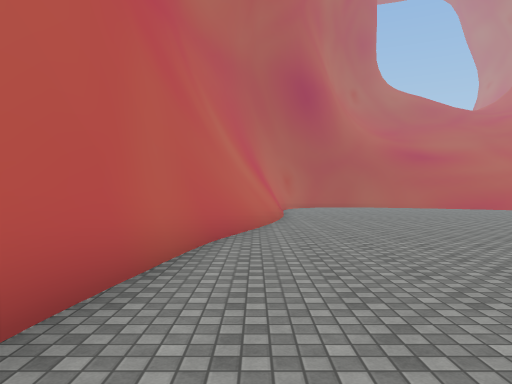
view 1 (above)

20 first-person views from a walk through a 3-D level made in the Unity game engine. The camera is 1.5 m above the floor, looks level and sees 70° across. The floor is counted in squares, 2 m on a side. Each view is taken from the middle of a square. On the plan, view 1 faces up. The plan holds only what a view shows up to about 11 squares ahead; the rest is blank. The place goes on beyond the plan. Some surface patterns are stand-ins.

view 2
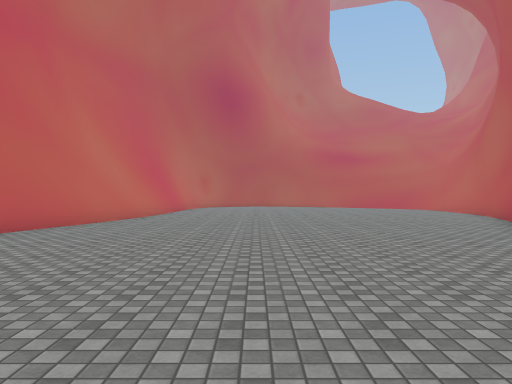

view 3
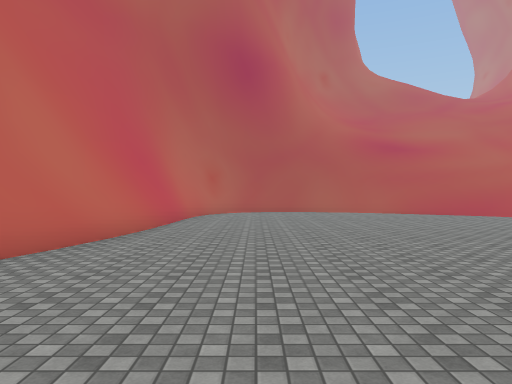

view 4
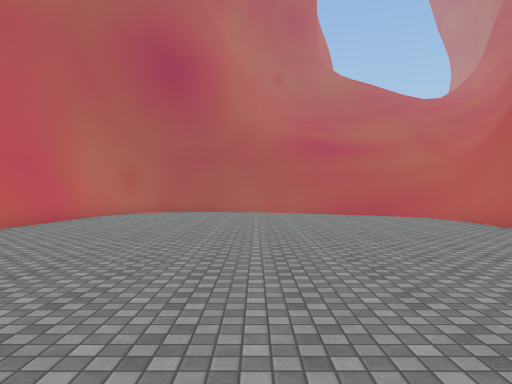

view 5
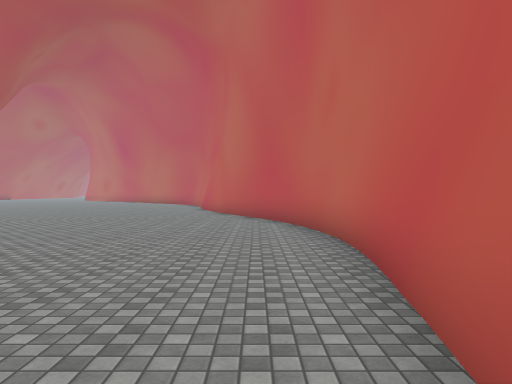

view 6
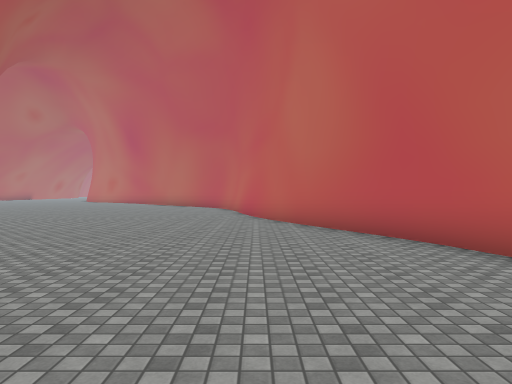

view 7
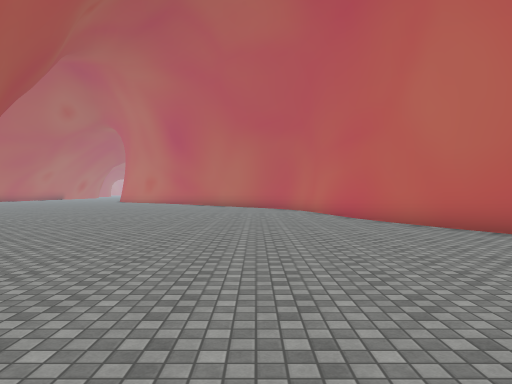

view 8
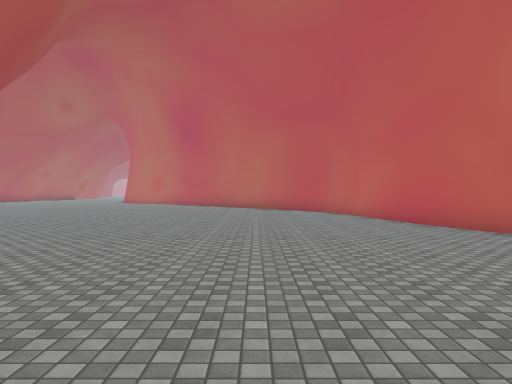

view 9
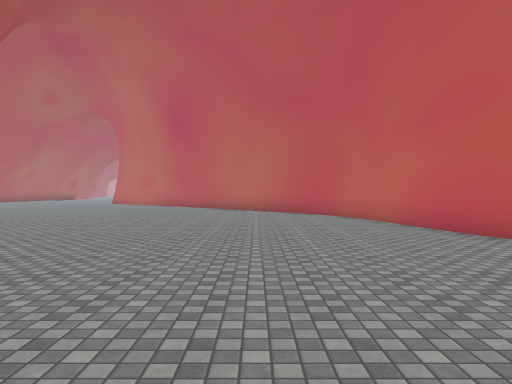

view 10
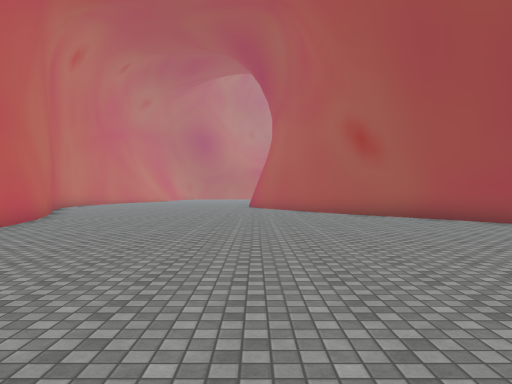

view 11
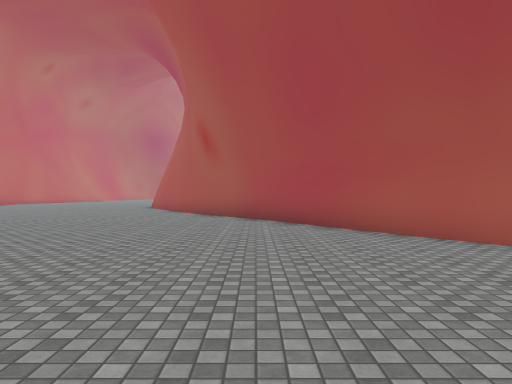

view 12
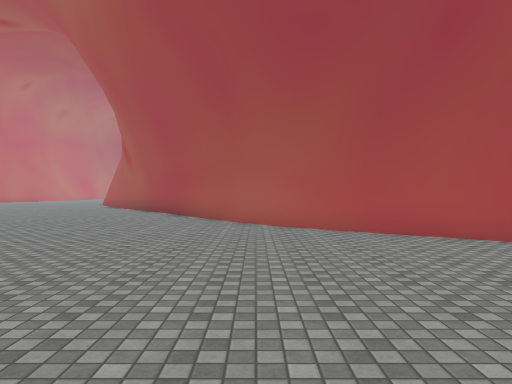

view 13
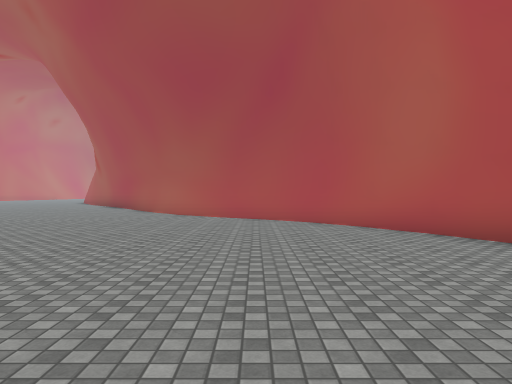

view 14
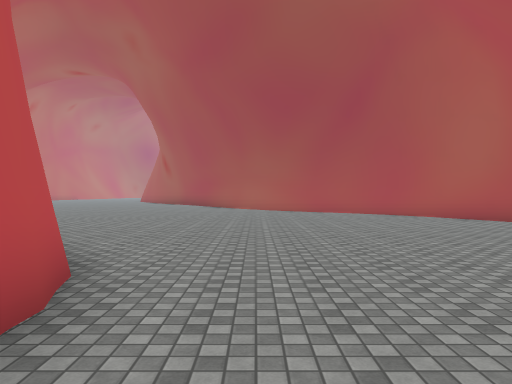

view 15
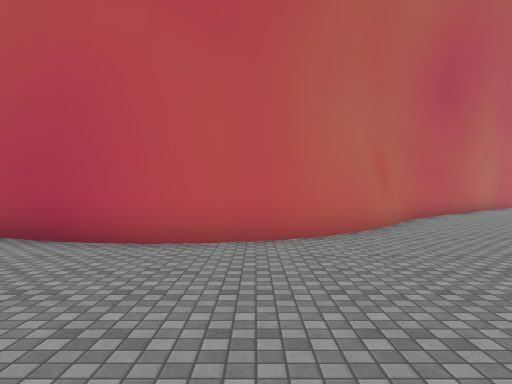

view 16
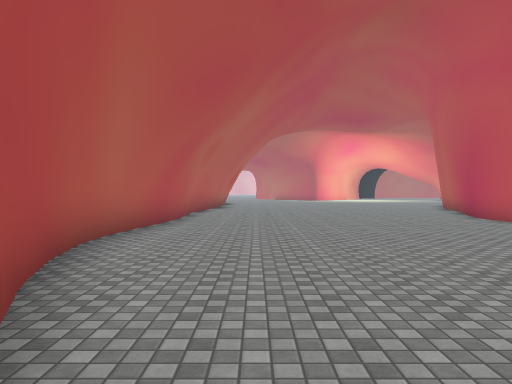

view 17
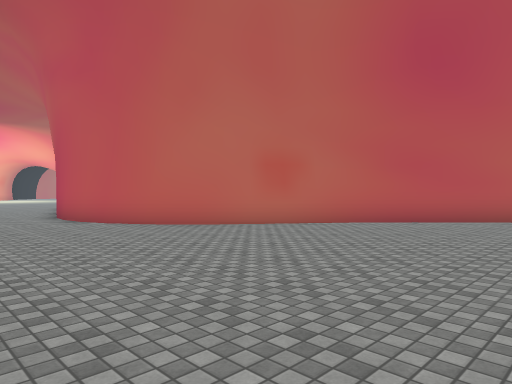

view 18
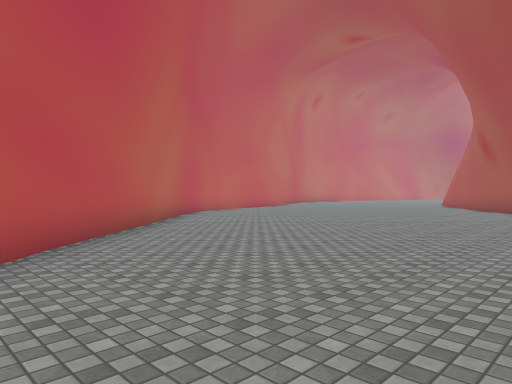

view 19
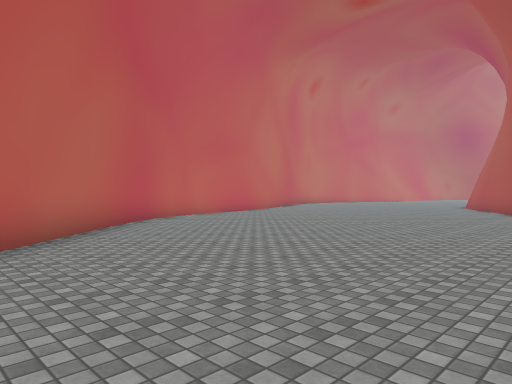

view 20
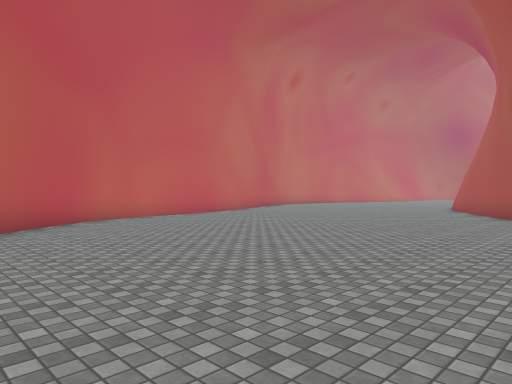

### Floor plan
Points are (right, up) in squares from view 1. A wall is a line through its corners. A room is listed if a view was taken in it or the views show most of it. See-through windows are left out.
Room 1 (views 1, 2, 3, 4, 5, 6, 7, 8, 9, 10, 11, 12, 13, 14, 15, 16, 17, 18, 19, 20)
walls: (10.9, -6.4) (10.2, -5.2); (11.2, -6.4) (10.3, -5.1); (15.3, -12.1) (14.8, -11.5); (16.1, -13.1) (15.6, -12.6); (1.6, -8) (3, -13.7); (16.5, -13.9) (12.3, -7.9); (3, -13.5) (3.6, -14.7); (3.5, -14.6) (4.4, -15.8); (3.9, -15) (10.6, -22.6); (17.8, -14.8) (16.6, -13.6); (18.5, -15.4) (17.7, -14.8); (-0.7, -3.2) (2.1, -9.4); (-1, -2.1) (-0.6, -3.2); (-1.3, -1) (-1, -2.2); (9.8, -21.6) (14.1, -25.2); (-1.4, 0.5) (-1.2, -1.1); (10.5, -22.5) (12.4, -23.8); (10.9, -22.8) (11.5, -23.3); (21.3, -17.6) (17.4, -14.9); (21.7, -17.6) (19, -15.8); (-0.9, 2.9) (-1, 2.2); (-1.4, 2.4) (-1.5, 0.1); (22.3, -18.6) (21.6, -17.7); (10.8, 8.6) (11.2, 10.1); (14, -25.1) (14.7, -25.9); (-0.9, 5.8) (-1.4, 1.7); (23.3, -20.4) (22.4, -18.9); (14.6, -25.8) (15.3, -26.9); (-0.4, 7.4) (-1, 4.8); (-0.4, 7.8) (-0.8, 6.4); (15.1, -26.6) (15.5, -27.7); (11.5, 11.7) (11.6, 13.5); (15.5, -27.5) (15.6, -28.6); (11.8, 12.2) (11.9, 14.3); (0.6, 10.1) (-0.9, 5.5); (0.4, 10.3) (0.1, 8.8); (24.4, -23) (22.6, -18.9); (0.3, 10.9) (-0.4, 7.6); (15.7, -28.5) (15.4, -30.4); (15.6, -28.7) (15.6, -29.6); (0, 11.3) (-0.1, 10.2); (24.4, -24.3) (24.2, -23); (24.6, -24.4) (23.8, -21.6); (-0.1, 11.5) (-0.2, 10.4); (15.6, -29.3) (15.3, -30.5); (0.5, 11.9) (0.4, 11.3); (12.6, 14.2) (12.7, 15); (0.6, 12.7) (0.5, 11.4); (24.5, -25.6) (24.5, -24.2); (0.2, 13.2) (0.1, 12.7); (0.7, 14.3) (0.6, 12.8); (1, 15) (0.5, 10.1); (0.3, 14.8) (0.2, 13.9); (0.4, 15.1) (0.3, 13.9); (24.1, -29) (24.5, -25.4); (24.2, -30) (24.1, -28.8)
low walls: (17.2, -14.5) (16.5, -13.8); (18.9, -16) (18.6, -15.6); (22, -18.5) (21.5, -18); (-0.7, 5.4) (-0.9, 4.7); (0.6, 10.6) (0.3, 8.7)

Positions as (right, up) in squares from view 1, and headings:
1: (0, 0), facing up
2: (4, -1), facing up
3: (3, 4), facing up
4: (6, 4), facing up
5: (0, 6), facing down
6: (2, 2), facing down
7: (5, 1), facing down
8: (6, -1), facing down
9: (6, -3), facing down
10: (8, -19), facing up
11: (13, -19), facing up
12: (17, -23), facing up
13: (20, -27), facing up
14: (17, -30), facing up
15: (21, -27), facing left
16: (22, -19), facing down
17: (19, -18), facing down-left
18: (15, -23), facing up-left
19: (13, -20), facing up-left
20: (13, -18), facing up-left
